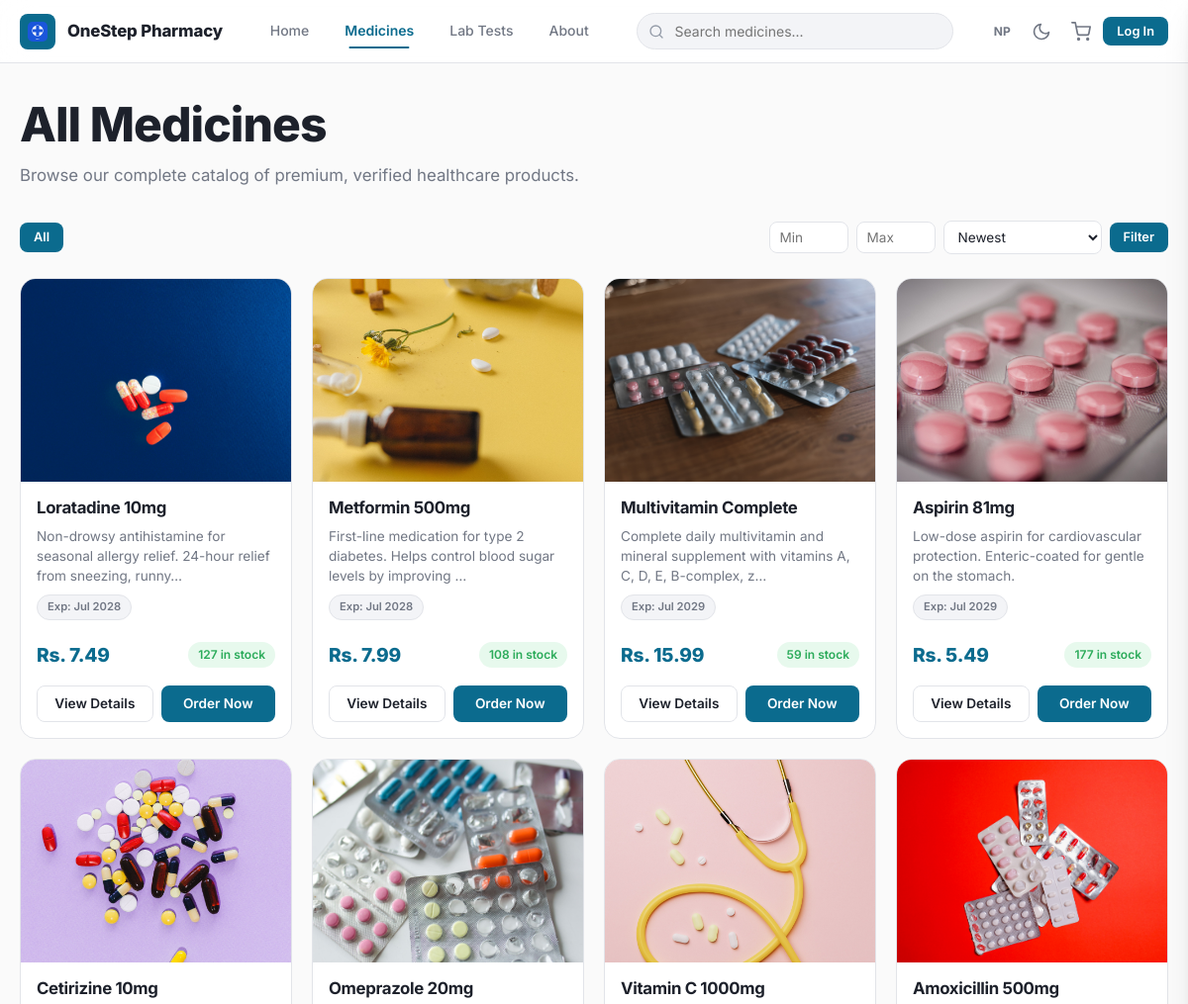
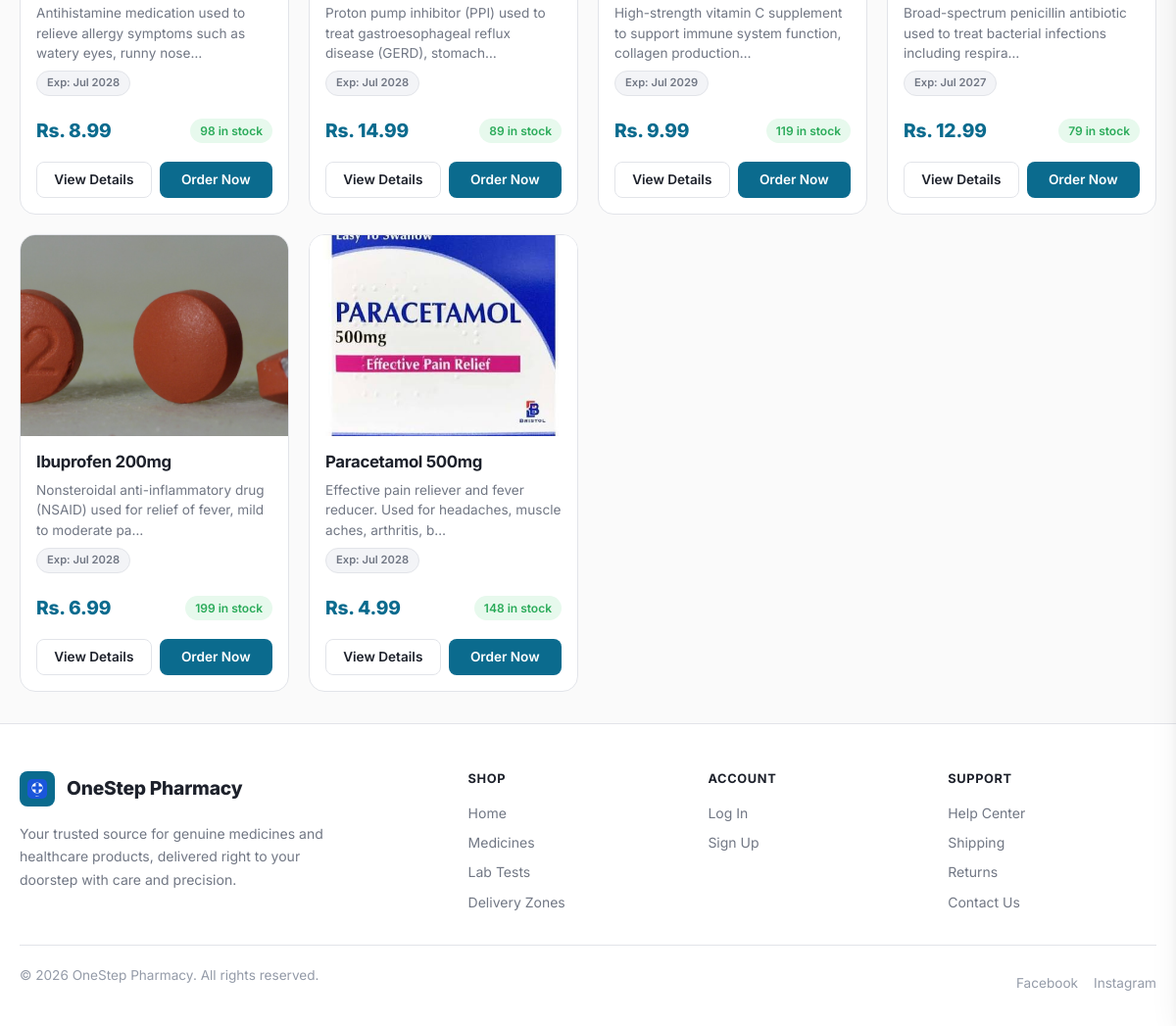
Screenshot of /products/ with the database file from the repository (2 pictures, top to bottom).
### products/models.py (models this page shows, shortened)
class Product(models.Model):
    category = models.ForeignKey(Category, on_delete=models.SET_NULL, null=True, blank=True, related_name='products')
    name = models.CharField(max_length=100)
    description = models.TextField(blank=True)
    price = models.DecimalField(max_digits=8, decimal_places=2)
    image = models.ImageField(upload_to='product_images/', blank=True, null=True)
    stock = models.PositiveIntegerField(default=0)
    expiry_date = models.DateField(blank=True, null=True)
    is_prescription_required = models.BooleanField(default=False)
    manufacturer = models.CharField(max_length=200, blank=True)
    created_at = models.DateTimeField(auto_now_add=True)

### products/views.py (the view)
# urls.py: path('', views.product_list, name='list'),
def product_list(request):
    category_slug = request.GET.get('category', '')
    min_price = request.GET.get('min_price', '')
    max_price = request.GET.get('max_price', '')
    sort = request.GET.get('sort', '-created_at')
    qs = Product.objects.all()
    if category_slug:
        qs = qs.filter(category__slug=category_slug)
    if min_price:
        qs = qs.filter(price__gte=min_price)
    if max_price:
        qs = qs.filter(price__lte=max_price)
    sort_options = {
        '-created_at': 'Newest',
        'price': 'Price: Low to High',
        '-price': 'Price: High to Low',
        'name': 'Name: A-Z',
        '-name': 'Name: Z-A',
    }
    if sort in sort_options:
        qs = qs.order_by(sort)
    paginator = Paginator(qs, 12)
    page_number = request.GET.get('page')
    products = paginator.get_page(page_number)
    categories = Category.objects.annotate(product_count=Count('products'))
    return render(request, 'products/product_list.html', {
        'products': products,
        'categories': categories,
        'active_category': category_slug,
        'active_sort': sort,
        'sort_options': sort_options,
        'min_price': min_price,
        'max_price': max_price,
    })

### products/templates/products/product_list.html (shortened to what this page needs)
{% extends "base.html" %}
{% block content %}
<div class="page-header animate-fade-in-up">
  <h1>All Medicines</h1>
  <p>Browse our complete catalog of premium, verified healthcare products.</p>
</div>
<div class="filter-bar animate-fade-in-up">
  <div class="filter-toolbar" style="flex:1;">
    <a href="{% url 'products:list' %}" class="btn btn-sm {% if not active_category %}btn-primary{% else %}btn-secondary{% endif %}">All</a>
  </div>
  <div class="filter-toolbar">
    <input type="number" id="min-price" placeholder="Min" value="{{ min_price }}" class="filter-input">
    <input type="number" id="max-price" placeholder="Max" value="{{ max_price }}" class="filter-input">
    <select id="sort-select" class="filter-select" onchange="applyFilters()">
      {% for val, label in sort_options.items %}
      <option value="{{ val }}" {% if active_sort == val %}selected{% endif %}>{{ label }}</option>
      {% endfor %}
    </select>
    <button onclick="applyFilters()" class="btn btn-primary btn-sm">Filter</button>
  </div>
</div>
<div class="products-grid animate-fade-in-up">
  {% for product in products %}
  <article class="product-card">
    {% if product.image and product.image.name %}
    <div class="product-image">
      <img src="{{ product.image.url }}" alt="{{ product.name }}" loading="lazy">
    </div>
    {% else %}
    <div class="product-image no-image">
      <svg width="56" height="56" viewBox="0 0 24 24" fill="none" stroke="currentColor" stroke-width="1.5" stroke-linecap="round" stroke-linejoin="round"><rect x="3" y="3" width="18" height="18" rx="2"/><path d="M3 9h18"/><path d="M9 21V9"/></svg>
    </div>
    {% endif %}
    <div class="product-info">
      <h3>{{ product.name }}</h3>
      <p class="description">{{ product.description|truncatechars:90 }}</p>
      <div class="product-meta">
        {% if product.expiry_date %}
        <span class="badge">Exp: {{ product.expiry_date|date:"M Y" }}</span>
        {% endif %}
      </div>
      <div class="product-card-footer">
        <span class="price">Rs. {{ product.price }}</span>
        {% if product.stock > 10 %}
        <span class="stock-badge in-stock">{{ product.stock }} in stock</span>
        {% elif product.stock > 0 %}
        <span class="stock-badge low-stock">Only {{ product.stock }} left</span>
        {% else %}
        <span class="stock-badge out-of-stock">Out of Stock</span>
        {% endif %}
      </div>
    </div>
    <div class="product-card-actions">
      <a href="{% url 'products:detail' product.pk %}" class="btn btn-secondary">View Details</a>
      {% if product.stock > 0 %}
      <a href="{% url 'orders:place' product.pk %}" class="btn btn-primary">Order Now</a>
      {% endif %}
    </div>
  </article>
  {% empty %}
  <div class="empty-state">
    <h3>No products found</h3>
    <p>We couldn't find any products matching your criteria.</p>
  </div>
  {% endfor %}
</div>
{% endblock %}

### rows the page displays
Product: image (picture), name "Loratadine 10mg", description "Non-drowsy antihistamine for seasonal allergy relief. 24-hour relief from sneezing, runny…", expiry_date "Jul 2028", price "7.49", stock "127", shows "Order Now"
Product: image (picture), name "Metformin 500mg", description "First-line medication for type 2 diabetes. Helps control blood sugar levels by improving …", expiry_date "Jul 2028", price "7.99", stock "108", shows "Order Now"
Product: image (picture), name "Multivitamin Complete", description "Complete daily multivitamin and mineral supplement with vitamins A, C, D, E, B-complex, z…", expiry_date "Jul 2029", price "15.99", stock "59", shows "Order Now"
Product: image (picture), name "Aspirin 81mg", description "Low-dose aspirin for cardiovascular protection. Enteric-coated for gentle on the stomach.", expiry_date "Jul 2029", price "5.49", stock "177", shows "Order Now"
Product: image (picture), name "Cetirizine 10mg", description "Antihistamine medication used to relieve allergy symptoms such as watery eyes, runny nose…", expiry_date "Jul 2028", price "8.99", stock "98", shows "Order Now"
Product: image (picture), name "Omeprazole 20mg", description "Proton pump inhibitor (PPI) used to treat gastroesophageal reflux disease (GERD), stomach…", expiry_date "Jul 2028", price "14.99", stock "89", shows "Order Now"
Product: image (picture), name "Vitamin C 1000mg", description "High-strength vitamin C supplement to support immune system function, collagen production…", expiry_date "Jul 2029", price "9.99", stock "119", shows "Order Now"
Product: image (picture), name "Amoxicillin 500mg", description "Broad-spectrum penicillin antibiotic used to treat bacterial infections including respira…", expiry_date "Jul 2027", price "12.99", stock "79", shows "Order Now"
Product: image (picture), name "Ibuprofen 200mg", description "Nonsteroidal anti-inflammatory drug (NSAID) used for relief of fever, mild to moderate pa…", expiry_date "Jul 2028", price "6.99", stock "199", shows "Order Now"
Product: image (picture), name "Paracetamol 500mg", description "Effective pain reliever and fever reducer. Used for headaches, muscle aches, arthritis, b…", expiry_date "Jul 2028", price "4.99", stock "148", shows "Order Now"

### other values shown
form field value "Newest"
